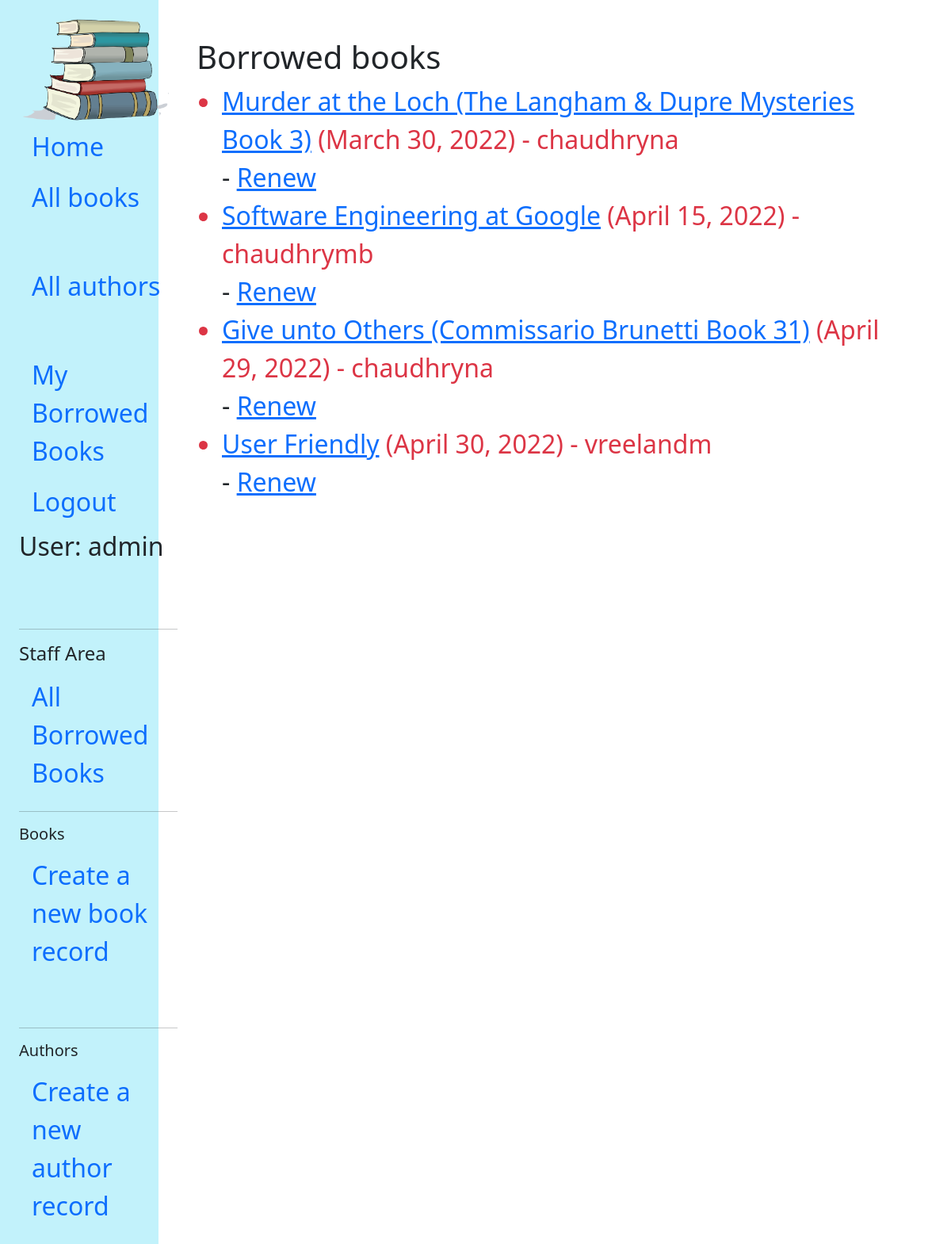
Page /catalog/borrowed/ (signed in) on the committed database.
### catalog/models.py (models this page shows, shortened)
class BookInstance(models.Model):
    id = models.UUIDField(primary_key=True, default=uuid.uuid4, help_text='Unique ID for this particular book across whole library')
    book = models.ForeignKey('Book', on_delete=models.RESTRICT, null=True)
    imprint = models.CharField(max_length=200)
    due_back = models.DateField(null=True, blank=True)
    borrower = models.ForeignKey(User, on_delete=models.SET_NULL, null=True, blank=True)
    @property
    def is_overdue(self):
        if self.due_back and date.today() > self.due_back:
            return True
        return False
    LOAN_STATUS = (
        ('m', 'Maintenance'),
        ('o', 'On loan'),
        ('a', 'Available'),
        ('r', 'Reserved'),
    )
    status = models.CharField(
        max_length=1,
        choices=LOAN_STATUS,
        blank=True,
        default='m',
        help_text='Book availability',
    )
    class Meta:
        ordering = ['due_back']
        permissions = (("can_mark_returned", "Set book as returned"),)

class Book(models.Model):
    title = models.CharField(max_length=200)
    author = models.ForeignKey('Author', on_delete=models.SET_NULL, null=True)
    summary = models.TextField(max_length=1000, help_text='Enter a brief description of the book')
    isbn = models.CharField('ISBN', max_length=13, unique=True,
                             help_text='13 Character <a href="https://www.isbn-international.org/content/what-isbn">ISBN number</a>')
    genre = models.ManyToManyField(Genre, help_text='Select a genre for this book')
    language = models.ForeignKey('Language', on_delete=models.SET_NULL, null=True)
    class Meta:
        ordering = ['title', 'author']
    def display_genre(self):
        """Creates a string for the Genre. This is required to display genre in Admin."""
        return ', '.join([genre.name for genre in self.genre.all()[:3]])
    display_genre.short_description = 'Genre'

### catalog/views.py (the view)
# urls.py: path(r'borrowed/', views.LoanedBooksListView.as_view(), name='all-borrowed'),  # Added for challenge
class LoanedBooksListView(PermissionRequiredMixin, generic.ListView):
    model = BookInstance
    permission_required = 'catalog.can_mark_returned'
    template_name ='catalog/bookinstance_list_borrowed_librarian.html'
    paginate_by = 10
    def get_queryset(self):
        return BookInstance.objects.filter(status__exact='o').order_by('due_back')

### catalog/templates/catalog/bookinstance_list_borrowed_librarian.html
{% extends "base_generic.html" %}
{% block content %}
<h1>Borrowed books</h1>
{% if bookinstance_list %}
<ul>
  {% for bookinst in bookinstance_list %}
  <li class="{% if bookinst.is_overdue %}text-danger{% endif %}">
    <a href="{% url 'book-detail' bookinst.book.pk %}">{{bookinst.book.title}}</a> ({{ bookinst.due_back }}) - {{ bookinst.borrower }}
  </li>
  {% if perms.catalog.can_mark_returned %}- <a href="{% url 'renew-book-librarian' bookinst.id %}">Renew</a>
  {% endif %}
  {% endfor %}
</ul>
{% else %}
<p>There are no books borrowed.</p>
{% endif %}
{% endblock %}

### catalog/templates/base_generic.html (shortened to what this page needs)
{% load static %}
<!DOCTYPE html>
<html lang="en">
  <head>
    <link href="https://cdn.jsdelivr.net/npm/bootstrap@5.1.3/dist/css/bootstrap.min.css" rel="stylesheet"
>
    <link rel="stylesheet" href="{% static '/css/styles.css' %}">
  </head>
  <body>
    <div class="container-fluid pt-0">
      <div class="row">
        <div class="col-sm-2 bg-info p-3 text-dark bg-opacity-25 pb-5" id="sidebar">
          {% block sidebar %}
          <nav class="nav flex-column p-2">
            <a href="#"><img width="200px" src="{% static '/images/book-logo.png' %}" alt="book logo"></a>
            <a class="nav-link active" href="{% url 'index' %}">Home</a>
            <a class="nav-link" href="{% url 'books' %}">All books</a>
            <a class="nav-link" href="{% url 'authors' %}">All authors</a>
            {% if user.is_authenticated %}
            <a class="nav-link" href="{% url 'my-borrowed' %}">My Borrowed Books</a>
            <a class="nav-link" href="{% url 'logout'%}?next={{request.path}}">Logout</a>
            {% else %}
            <a class="nav-link" href="{% url 'login'%}?next={{request.path}}">Login</a>
            {% endif %}
            {% if user.is_authenticated %}
            <p>User: {{ user.get_username }}</p>
            {% endif %}
            <hr>
            {% if perms.catalog.can_mark_returned %}
            <h4>Staff Area</h4>
            <a class="nav-link" href="{% url 'all-borrowed' %}">All Borrowed Books</a>
            <hr>
            <h5>Books</h5>
            <a class="nav-link" href="{% url 'book-create' %}">Create a new book record</a>
            <hr>
            <h5>Authors</h5>
            <a class="nav-link" href="{% url 'author-create' %}">Create a new author record</a>
            {% endif %}
            </nav>
          {% endblock %}
        </div>
        <div class="col-sm-10 p-5">
          {% block content %}{% endblock %}
        </div>
      </div>
    </div>
  </body>
</html>

### catalog/static/css/styles.css (style rules this page uses)
body { font-size: 2rem; }

### rows in the picture
BookInstance: book "Murder at the Loch (The Langham & Dupre Mysteries Book 3)", due_back "March 30, 2022", borrower "chaudhryna"
BookInstance: book "Software Engineering at Google", due_back "April 15, 2022", borrower "chaudhrymb"
BookInstance: book "Give unto Others (Commissario Brunetti Book 31)", due_back "April 29, 2022", borrower "chaudhryna"
BookInstance: book "User Friendly", due_back "April 30, 2022", borrower "vreelandm"

### other values in the picture
{{ user.get_username }} "admin"
